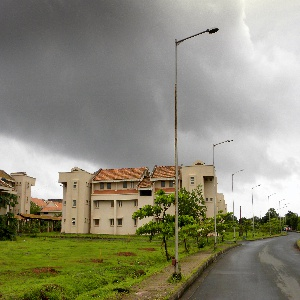
#> input picture Data/test2small.jpg, 300 x 300 px
$ python Curve.py ../Data/test2small.jpg ../Data/small2.png   (Python 2 division)
#> lines starting #> are read from the running program, lines starting #| are printed output that depends on the picture
import cv2
import sys
import math
import numpy as np

def get_boundary_points(img):
	print '*' * 50
	print 'get_boundary_points called'
	print '*' * 50
	print

	points = []

	height, width = img.shape[:2]

	posx = [-1,  0,  1, -1, 1, -1, 0, 1]
	posy = [-1, -1, -1,  0, 0,  1, 1, 1]

	points_dict = {}
	for row in xrange(height):
		for col in xrange(width):
			if img[row][col] == 255:

				stack = []
				stack.append([row, col])
				while stack != []:
					r,c = stack.pop()
					state = str(r) + " " + str(c)
					points_dict[state] = 1
					for i in range(8):
						next_r = r + posy[i]
						next_c = c + posx[i]
						if next_c >=0 and next_c < width and next_r>=0 and next_r < height:
							next_state = str(next_r) + " " + str(next_c)
							if img[next_r][next_c] == 255 and next_state not in points_dict:
								stack.append([next_r, next_c])
	b_points = map( lambda x : map(int, x.split() ), points_dict.keys() )
	for i in b_points:
		points.append(i)

	return points
	# print points

def gen_image(points, height, width):
	print '*' * 50
	print 'gen_image called'
	print '*' * 50
	print

	# print points

	points_ = {}
	for i in points:
		state_ = str(i[0]) + " " + str(i[1])
		points_[state_] = 1

	img = np.zeros((height, width), np.uint8)
	for i in xrange(height):
		for j in xrange(width):
			state_ = str(i) + " " + str(j)
			if state_ in points_:
				img[i][j] = 255
				print 'TT'
	return img


def make_invariant(points):
	print '*' * 50
	print 'make_invariant called'
	print '*' * 50
	print

	N = len(points)

	m10 = 0.0
	m01 = 0.0
	m11 = 0.0
	m20 = 0.0
	m02 = 0.0

	for i in points:
		m10 = (i[0]**1)*(i[1]**0)
		m01 = (i[0]**0)*(i[1]**1)
		m11 = (i[0]**1)*(i[1]**1)
		m20 = (i[0]**2)*(i[1]**0)
		m02 = (i[0]**0)*(i[1]**2)

	m10 /= (N * 1.0 )
	m01 /= (N * 1.0 )
	m11 /= (N * 1.0 )
	m20 /= (N * 1.0 )
	m02 /= (N * 1.0 )

	points = map(lambda x : [ x[0] - m10, x[1] - m01 ], points)
	points = map(lambda x : [ x[0]*1.0 / (m20**0.5), x[1]*1.0 / (m02**0.5)], points)
	points = map(lambda x : [ ( x[0]*x[0] - x[1]*x[1] ) / (2**0.5), ( x[0]*x[0] + x[1]*x[1] ) / (2**0.5)], points)
	points = map(lambda x : [ x[0]*1.0 / (m20**0.5), x[1]*1.0 / (m02**0.5)], points)

	return points


temp_img = cv2.imread(sys.argv[1], 0)
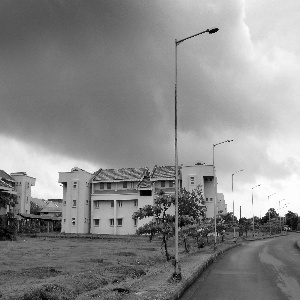
#> temp_img: shape (300, 300); min 0, max 255, mean 137.7
height, width = temp_img.shape[:2]
#> height = 300; width = 300
points1 = make_invariant( get_boundary_points( temp_img ) )
#> in make_invariant, `N = len(points)`: N = 61
#> the loop in make_invariant, `for i in points:` made 61 passes
#> (m10, m01, m11, m20, m02) on passes 1 to 12: (175, 294, 51450, 30625, 86436), (182, 289, 52598, 33124, 83521), (184, 262, 48208, 33856, 68644), (187, 258, 48246, 34969, 66564), (187, 261, 48807, 34969, 68121), (187, 262, 48994, 34969, 68644), (189, 286, 54054, 35721, 81796), (190, 271, 51490, 36100, 73441), (191, 272, 51952, 36481, 73984), (192, 272, 52224, 36864, 73984), (193, 273, 52689, 37249, 74529), (193, 271, 52303, 37249, 73441)
#> in make_invariant, `m10 /= (N * 1.0 )`: m10 = 3.43
#> in make_invariant, `m01 /= (N * 1.0 )`: m01 = 4.38
#> in make_invariant, `m11 /= (N * 1.0 )`: m11 = 914.8
#> in make_invariant, `m20 /= (N * 1.0 )`: m20 = 716.1
#> in make_invariant, `m02 /= (N * 1.0 )`: m02 = 1168.7
#> in make_invariant, `points = map(lambda x : [ x[0] - m10, x[1] - m01 ], points)`: points = 61 pairs, first value 171.6 to 205.6, second value 253.6 to 289.6
#> in make_invariant, `points = map(lambda x : [ x[0]*1.0 / (m20**0.5), x[1]*1.0 / (m02**0.5)..`: points = 61 pairs, first value 6.41 to 7.68, second value 7.42 to 8.47
#> in make_invariant, `points = map(lambda x : [ ( x[0]*x[0] - x[1]*x[1] ) / (2**0.5), ( x[0]..`: points = 61 pairs, first value -21.68 to -1e-14, second value 72.2 to 89.04
#> in make_invariant, `points = map(lambda x : [ x[0]*1.0 / (m20**0.5), x[1]*1.0 / (m02**0.5)..`: points = 61 pairs, first value -0.81 to -3.76e-16, second value 2.11 to 2.6
#> points1 has the same summary as points in make_invariant

temp_img2 = cv2.imread(sys.argv[2], 0)
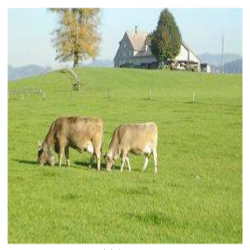
#> input picture Data/small2.png, 250 x 250 px
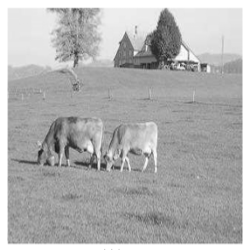
#> temp_img2: shape (250, 250); min 28, max 255, mean 176.4
height, width = temp_img2.shape[:2]
#> height = 250; width = 250
points2 = make_invariant( get_boundary_points( temp_img2 ) )
#> the loop in make_invariant (call 2), `for i in points:` made 6320 passes
#> (i, m01, m11, m20, m02) on passes 3 to 5: ([2, 2], 2, 4, 4, 4), ([3, 3], 3, 9, 9, 9), ([4, 4], 4, 16, 16, 16)
#> (the run stopped early here; a loop or call above may not have finished)
